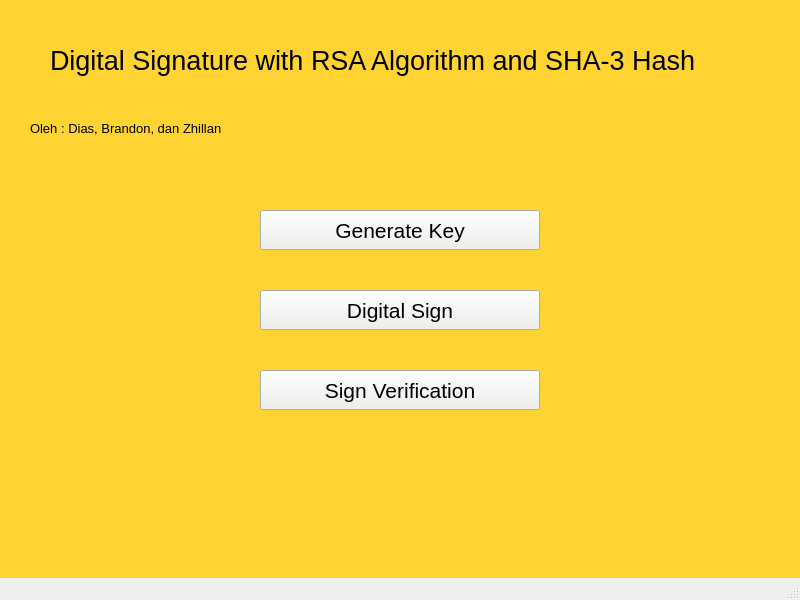
<?xml version="1.0" encoding="UTF-8"?>
<ui version="4.0">
 <class>MainWindow</class>
 <widget class="QMainWindow" name="MainWindow">
  <property name="geometry">
   <rect>
    <x>0</x>
    <y>0</y>
    <width>800</width>
    <height>600</height>
   </rect>
  </property>
  <property name="windowTitle">
   <string>MainWindow</string>
  </property>
  <widget class="QWidget" name="centralwidget">
   <widget class="QPushButton" name="pushButton_5">
    <property name="geometry">
     <rect>
      <x>260</x>
      <y>210</y>
      <width>280</width>
      <height>40</height>
     </rect>
    </property>
    <property name="font">
     <font>
      <pointsize>16</pointsize>
     </font>
    </property>
    <property name="text">
     <string>Generate Key</string>
    </property>
   </widget>
   <widget class="QLabel" name="label_2">
    <property name="geometry">
     <rect>
      <x>30</x>
      <y>120</y>
      <width>251</width>
      <height>16</height>
     </rect>
    </property>
    <property name="font">
     <font>
      <pointsize>10</pointsize>
     </font>
    </property>
    <property name="text">
     <string>Oleh : Dias, Brandon, dan Zhillan</string>
    </property>
   </widget>
   <widget class="QPushButton" name="pushButton_6">
    <property name="geometry">
     <rect>
      <x>260</x>
      <y>290</y>
      <width>280</width>
      <height>40</height>
     </rect>
    </property>
    <property name="font">
     <font>
      <pointsize>16</pointsize>
     </font>
    </property>
    <property name="text">
     <string>Digital Sign</string>
    </property>
   </widget>
   <widget class="QPushButton" name="pushButton_7">
    <property name="geometry">
     <rect>
      <x>260</x>
      <y>370</y>
      <width>280</width>
      <height>40</height>
     </rect>
    </property>
    <property name="font">
     <font>
      <pointsize>16</pointsize>
     </font>
    </property>
    <property name="text">
     <string>Sign Verification</string>
    </property>
   </widget>
   <widget class="QWidget" name="widget" native="true">
    <property name="geometry">
     <rect>
      <x>0</x>
      <y>0</y>
      <width>800</width>
      <height>761</height>
     </rect>
    </property>
    <property name="autoFillBackground">
     <bool>false</bool>
    </property>
    <property name="styleSheet">
     <string notr="true">background-color: rgb(255, 211, 49);</string>
    </property>
    <widget class="QLabel" name="label">
     <property name="geometry">
      <rect>
       <x>50</x>
       <y>20</y>
       <width>701</width>
       <height>81</height>
      </rect>
     </property>
     <property name="font">
      <font>
       <pointsize>20</pointsize>
      </font>
     </property>
     <property name="text">
      <string>Digital Signature with RSA Algorithm and SHA-3 Hash</string>
     </property>
    </widget>
   </widget>
   <zorder>widget</zorder>
   <zorder>pushButton_5</zorder>
   <zorder>label_2</zorder>
   <zorder>pushButton_6</zorder>
   <zorder>pushButton_7</zorder>
  </widget>
  <widget class="QMenuBar" name="menubar">
   <property name="geometry">
    <rect>
     <x>0</x>
     <y>0</y>
     <width>800</width>
     <height>26</height>
    </rect>
   </property>
  </widget>
  <widget class="QStatusBar" name="statusbar"/>
 </widget>
 <resources/>
 <connections/>
</ui>
